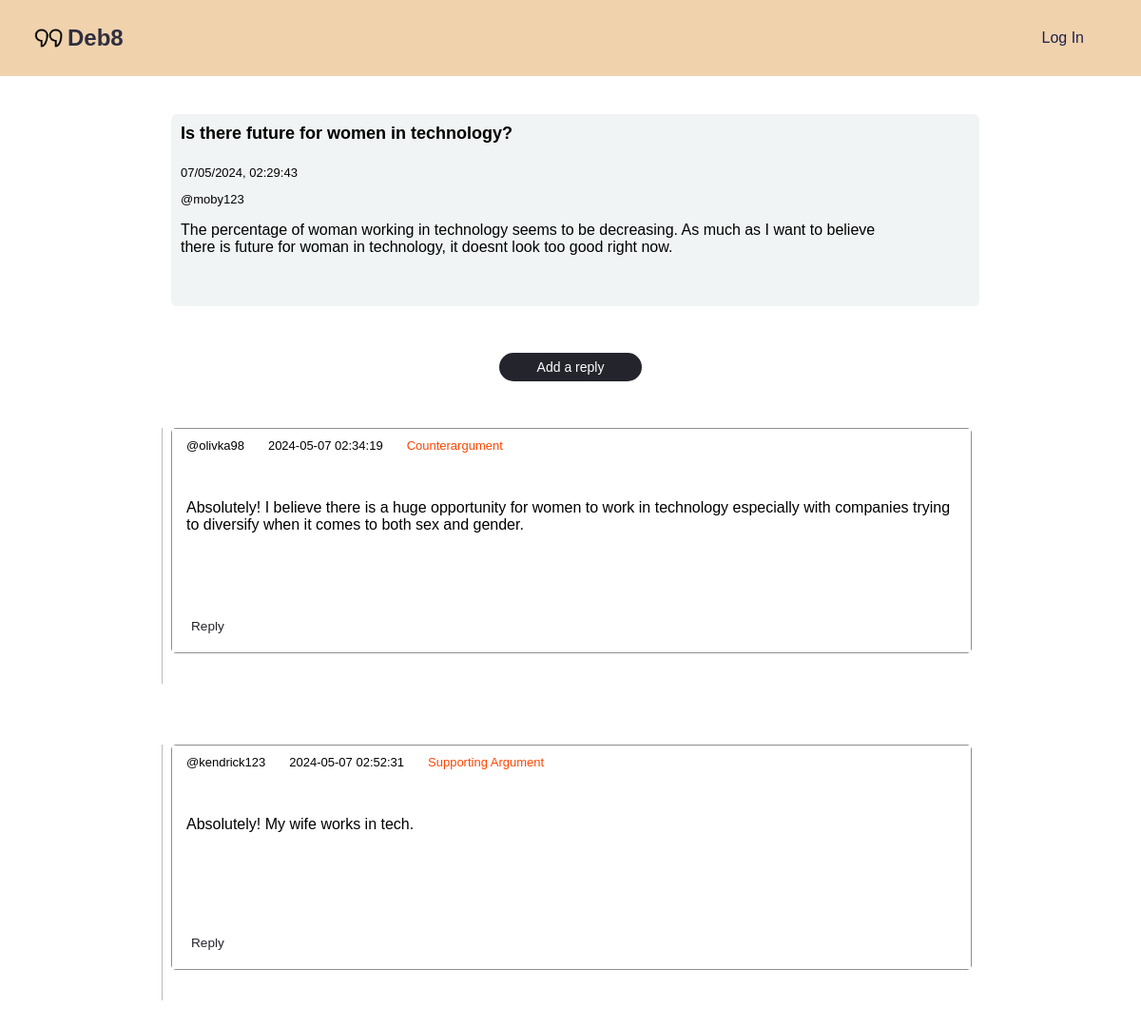
Page /claim/220 on the committed database.
### tables this page shows
CREATE TABLE claim (
    claimID INTEGER PRIMARY KEY AUTOINCREMENT,
    topic INTEGER NOT NULL REFERENCES topic(topicID) ON DELETE CASCADE ON UPDATE CASCADE,
    postingUser INTEGER REFERENCES user(userID) ON DELETE SET NULL ON UPDATE CASCADE,
    creationTime INTEGER NOT NULL DEFAULT (strftime('%m/%d/%Y %H:%M', 'now')),
    updateTime INTEGER NOT NULL DEFAULT (strftime('%m/%d/%Y %H:%M', 'now')),
    claimHeader VARCHAR(100),
    text TEXT NOT NULL
);

CREATE TABLE replyToClaim (
    replyToClaimID INTEGER NOT NULL PRIMARY KEY AUTOINCREMENT,
    reply INTEGER NOT NULL REFERENCES replyText (replyTextID) ON DELETE CASCADE ON UPDATE CASCADE,
    claim INTEGER NOT NULL REFERENCES claim (claimID) ON DELETE CASCADE ON UPDATE CASCADE,
    replyToClaimRelType INTEGER NOT NULL REFERENCES replyToClaimType(claimReplyTypeID) ON DELETE CASCADE ON UPDATE CASCADE
);

CREATE TABLE replyText (
    replyTextID INTEGER NOT NULL PRIMARY KEY AUTOINCREMENT,
    postingUser INTEGER REFERENCES user(userID) ON DELETE SET NULL ON UPDATE CASCADE,
    creationTime INTEGER NOT NULL,
    text TEXT NOT NULL
);

### app.py (the view, shortened to what this page needs)
@app.route('/claim/<int:claim_id>')
def view_claim(claim_id):
    try:
        with sqlite3.connect('debate.sqlite') as connection:
            cursor = connection.cursor()
            cursor.execute("""
                SELECT c.*, t.claimRelType
                FROM claim AS c
                LEFT JOIN claimToClaim AS cc ON c.claimID = cc.first OR c.claimID = cc.second
                LEFT JOIN claimToClaimType AS t ON cc.claimRelType = t.claimRelTypeID
                WHERE c.claimID = ?
            """, (claim_id,))
            claim_data = cursor.fetchone()
            if claim_data is None:
                return "Claim not found", 404
            claim = {
                'claimID': claim_data[0],
                'topic': claim_data[1],
                'postingUser': claim_data[2],
                'creationTime': claim_data[3],
                'updateTime': claim_data[4],
                'claimHeader': claim_data[5],
                'text': claim_data[6],
            }
            claim_type = map_claim_type(claim_data[7]) if claim_data[7] else "Unknown Type"
            cursor.execute("""
                SELECT r.replyToClaimID, r.reply, r.claim, r.replyToClaimRelType, t.text, t.postingUser, t.creationTime,
                       (SELECT COUNT(*) FROM replyToReply WHERE parent = r.reply) AS numReplies
                FROM replyToClaim AS r
                JOIN replyText AS t ON r.reply = t.replyTextID
                WHERE r.claim = ?
                ORDER BY t.creationTime ASC
            """, (claim_id,))
            replies = cursor.fetchall()
            replies_data = []
            for reply in replies:
                cursor.execute("""
                SELECT rr.replyToReplyID, rr.parent, rr.replyToReplyRelType, rt.text, rt.postingUser, rt.creationTime
                FROM replyToReply AS rr
                JOIN replyText AS rt ON rr.reply = rt.replyTextID
                WHERE rr.parent = ?
                ORDER BY rt.creationTime DESC
            """, (reply[0],))
                sub_replies = cursor.fetchall()
                sub_replies_data = []
                replies_data.append({
                    'replyToClaimID': reply[0],
                    'reply': reply[1],
                    'claim': reply[2],
                    'replyToClaimRelType': map_reply_type(str(reply[3])),
                    'replyText': reply[4],
                    'postingUser': reply[5],
                    'creationTime': reply[6],
                    'numReplies': reply[7],
                    'subReplies': sub_replies_data,
                })
            context = {
                'claim': claim,
                'claimType': claim_type,
                'replies': replies_data,
                'logged_in': session.get('logged_in', False),
                'username': session.get('username', None)
            }
            return render_template('claim.html', context=context)
    except Exception as e:
        return f"An error occurred: {e}"

### app.py (called while the page is built)
def map_reply_type(reply_type):
    types = {
        '1': "Clarification",
        '2': "Supporting Argument",
        '3': "Counterargument"
    }
    return types.get(reply_type, "Unknown Type")

def map_claim_type(claim_type_id):
    print("Received claim_type_id:", claim_type_id)
    claim_types = {
        '1': "Opposed",
        '2': "Equivalent"
    }
    return claim_types.get(str(claim_type_id), "Unknown Type")

### templates/claim.html (shortened to what this page needs)
{% extends "base.html" %}
{% block head %}
<link rel="stylesheet" type="text/css" href="{{url_for('static', filename='topic.css')}}">
{% endblock %}
{% block content %}
<div class="main-container">
    <div class="claim-main-cont">
        <div class="thesis">
            <div class="first-cont">
                <p id="header">{{context.claim.claimHeader}}</p>
                <p class="info" id="time">{{context.claim.creationTime}}</p>
            </div>
            <p class="info-user">@{{context.claim.postingUser}}</p>
            <div class="claim-info">
                <div class="text">
                    <p>{{context.claim.text}}</p>
                </div>
            </div>
        </div>
        <div class="plus-sign">
            <a id="plus-sign" class="add">Add a reply</a>
        </div>
        <div class="replies">
            {% for reply in context.replies %}
                <div class="one-reply">
                    <div class="reply-body" data-reply-id="{{ reply.replyToClaimID }}">
                        <div class="r-header">
                            <p class="reply-info-user">@{{ reply.postingUser }}</p>
                            <p class="reply-info-time">{{ reply.creationTime }}</p>
                            <p class="reply-type-info" id="selectedReplyType">{{ reply.replyToClaimRelType }}</p>
                        </div>
                        <div class="r-body">
                            <p class="reply-text"> {{ reply.replyText }}</p>
                        </div>
                        <div class="reply-footer">
                            <a class="reply-btn" data-parent-id="{{ reply.replyToClaimID }}">Reply</a>
                        </div>
                    </div>
                </div>
            {% endfor %}
        </div>
    </div>
</div>
{% endblock %}

### static/base.css (style rules this page uses)
* { font-family: Arial; }
body { padding: 0; margin: 0; background-color: white; }
a { text-decoration: none; cursor: pointer; color: black; }

### static/topic.css (style rules this page uses)
.main-container { width: 100vw; min-height: 100vh; height: auto; display: flex; flex-direction: column; align-items: center; justify-content: flex-start; }
#header { color: black; font-size: 18px; font-weight: 600; margin-right: 7px; margin-top: 0; padding: 5px; }
#add, .add { display: flex; justify-content: center; align-items: center; height: 30px; width: 150px; color: white; background-color: #24242c; border-radius: 15px; font-size: 14px; }
.claim-info { display: flex; flex-direction: column; margin-left: 5px; align-items: flex-start; width: 90%; min-height: 100px; margin-left: 5px; }
.info { font-size: 13px; margin: 0 0 0 5px; }
.info-user { margin-left: 5px; margin-bottom: 0; font-size: 13px; }
.first-cont { display: flex; flex-direction: column; height: auto; min-width: 200px; justify-content: flex-start; align-items: flex-start; }
.claim-main-cont { display: flex; flex-direction: column; width: 70%; height: 100%; min-height: 600px; }
.thesis { display: flex; flex-direction: column; width: 100%; height: 30%; justify-content: flex-start; align-items: flex-start; border-radius: 6px; background-color: #f1f4f5;; padding: 5px; margin-top: 5vh; }
.replies { display: flex; flex-direction: column; width: 100%; height: auto; }
.plus-sign { display: flex; justify-content: center; align-items: center; width: 100%; height: 10vh; margin: 3vh 0; }
.reply-body { display: flex; flex-direction: column; height: 25%; width: 100%; border-radius: 5px; margin-bottom: 4vh; background-color: white; border: 1px solid #918e8e; }
.one-reply:before { content: ""; background-color: rgb(189, 184, 184); position: absolute; min-height: 100%; width: 1px; margin-left: -10px; }
.reply-body p { margin-left: 5px; padding: 10px; }
.reply-text { min-height: 100px; height: auto; }
.r-header { display: flex; width: 100%; justify-content: flex-start; align-items: center; height: auto; background-color: white; }
.r-body { display: flex; width: 100%; justify-content: flex-start; align-items: center; background-color: white; }
.reply-info-user { margin-left: 5px; font-size: 13px; margin-top: 0; }
.reply-info-time { font-size: 13px; margin-top: 0; margin-left: 5px; }
.reply-type-info { color: orangered; font-size: 13px; margin-top: 0; margin-left: 20px; }
.reply-footer { display: flex; font-size: 0.85rem; justify-content: flex-start; align-items: center; background-color: white; }
.reply-btn { color: #24242c; width: 20%; padding: 0 0 20px 20px; }
.one-reply { position: relative; margin-bottom: 8vh; }

### rows in the picture
claim: claim.claimHeader "Is there future for women in technology?", claim.creationTime "07/05/2024, 02:29:43", claim.postingUser "moby123", claim.text "The percentage of woman working in technology seems to be decreasing. As much as I want to believe there is future for woman in technology, it doesnt look too good right now."
replyToClaim: postingUser "olivka98", creationTime "2024-05-07 02:34:19", replyToClaimRelType "Counterargument", replyText "Absolutely! I believe there is a huge opportunity for women to work in technology especially with companies trying to diversify when it comes to both sex and gender."
replyToClaim: postingUser "kendrick123", creationTime "2024-05-07 02:52:31", replyToClaimRelType "Supporting Argument", replyText "Absolutely! My wife works in tech."
